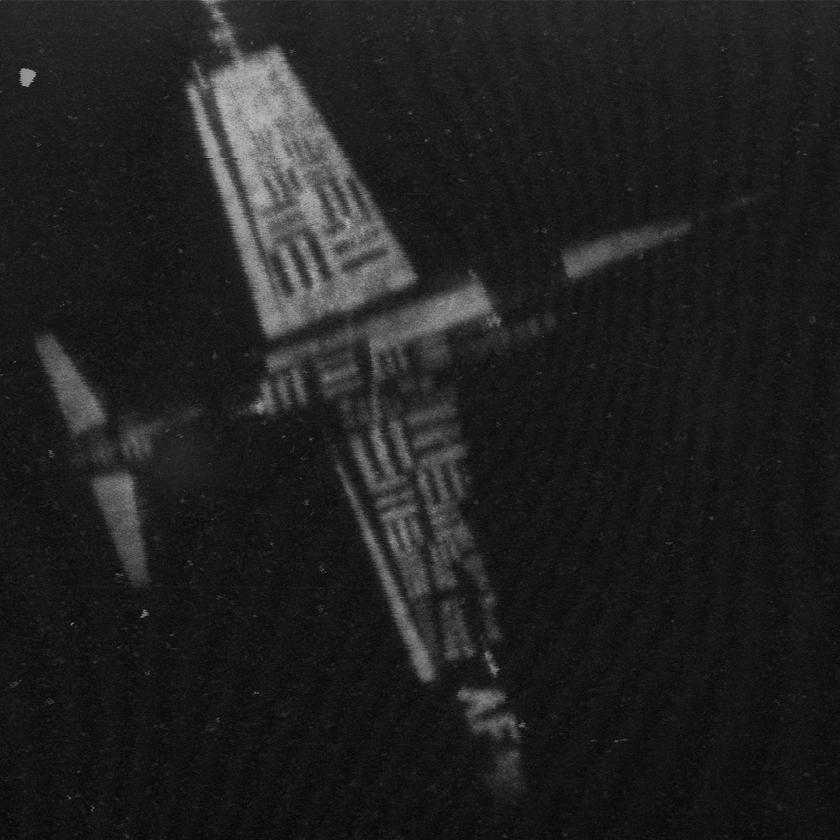
#> input picture misc/7.2.01.tiff, 840 x 840 px, shrunk from 1024 x 1024 before the run, found by its file name
$ python grayscalePseudocoloring.py
#> lines starting #> are read from the running program, lines starting #| are printed output that depends on the picture
import numpy as np
import skimage.io as io
import matplotlib.pyplot as plt
import matplotlib as mpl

b = io.imread('C://Users//kamel//Music//misc//7.2.01.tiff')
#> b is the input picture: shape (840, 840); min 5, max 190, mean 32.5

plt.subplot(2,2,1)
plt.imshow(b,cmap='gray')

plt.subplot(2,2,2)
plt.imshow(b,cmap=plt.cm.jet)

x=np.array([[1,1,1],[1,0,0],[1,1,0],[0,1,0],[0,1,1],[0,0,1],[1,0,1],[0,0,0]])
vga=np.vstack((4*x[0,:],np.array([[3,3,3]]),4*x[1:,:],2*x[:7,:]))/4.0
b16=b/16
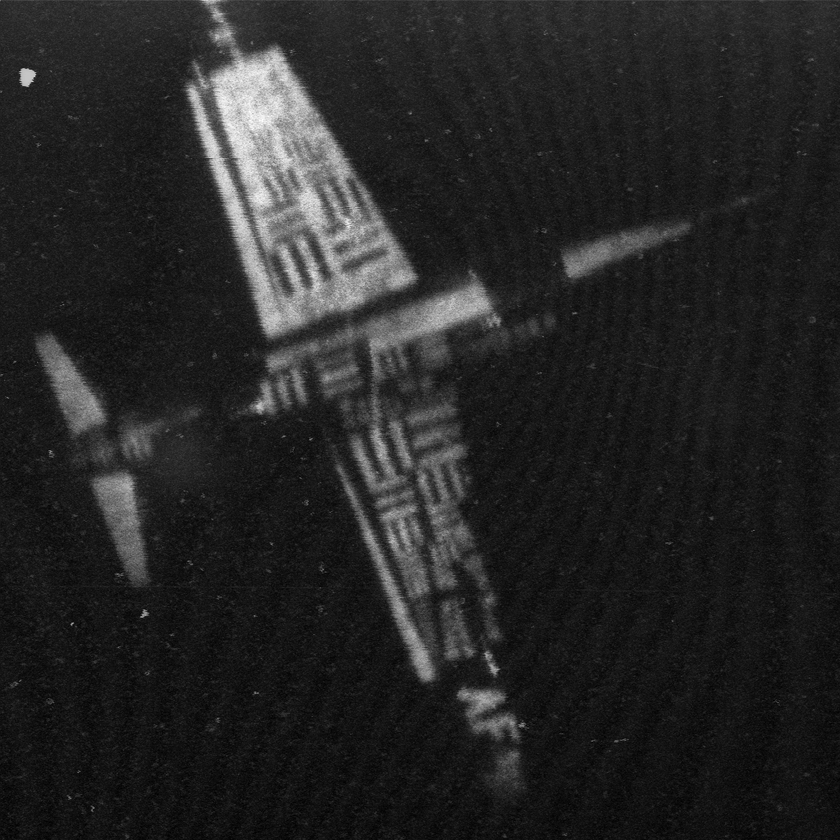
#> b16: shape (840, 840) float64; min 0.312, max 11.88, mean 2.03; drawn with min black and max white
myvga=mpl.colors.ListedColormap(vga)

plt.subplot(2,2,3)
plt.imshow(b16,cmap=myvga)

b4=b/64
mycolormap=mpl.colors.ListedColormap([[0,0,1],[1,0,1],[0,1,0],[1,0,0]])
plt.subplot(2,2,4)
plt.imshow(b4,cmap=mycolormap)

plt.show()
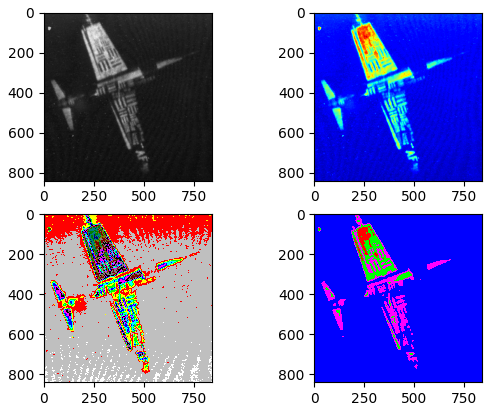
#> figure drawn by matplotlib, 4 panels

$ run again, with misc/4.1.03.tiff copied over misc/7.2.01.tiff
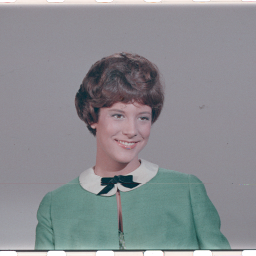
#> input picture misc/4.1.03.tiff, 256 x 256 px, found by its file name
#> b is the input picture: shape (256, 256, 3); mean R, G, B 137.6, 140, 144
#> `plt.show()`:
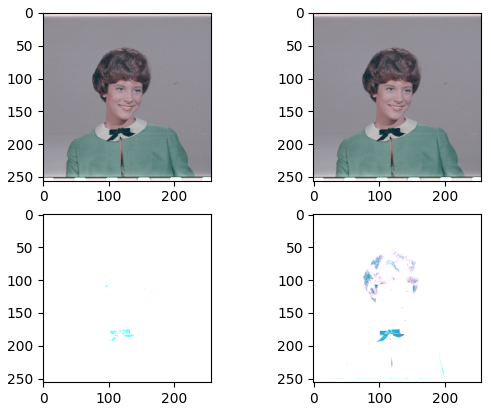
#> figure drawn by matplotlib, 4 panels
